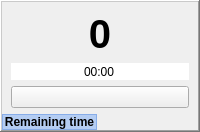
           <widget class="QFrame" name="timedExControlFrame">
            <property name="sizePolicy">
             <sizepolicy hsizetype="Preferred" vsizetype="Preferred">
              <horstretch>0</horstretch>
              <verstretch>0</verstretch>
             </sizepolicy>
            </property>
            <property name="frameShape">
             <enum>QFrame::NoFrame</enum>
            </property>
            <property name="frameShadow">
             <enum>QFrame::Plain</enum>
            </property>
            <layout class="QHBoxLayout" name="horizontalLayout_10">
             <property name="spacing">
              <number>0</number>
             </property>
             <property name="leftMargin">
              <number>0</number>
             </property>
             <property name="topMargin">
              <number>0</number>
             </property>
             <property name="rightMargin">
              <number>0</number>
             </property>
             <property name="bottomMargin">
              <number>0</number>
             </property>
             <item>
              <widget class="QFrame" name="timedExMainControlsFrame">
               <property name="sizePolicy">
                <sizepolicy hsizetype="Preferred" vsizetype="Preferred">
                 <horstretch>0</horstretch>
                 <verstretch>0</verstretch>
                </sizepolicy>
               </property>
               <property name="frameShape">
                <enum>QFrame::WinPanel</enum>
               </property>
               <property name="frameShadow">
                <enum>QFrame::Raised</enum>
               </property>
               <layout class="QGridLayout" name="gridLayout_6">
                <property name="leftMargin">
                 <number>0</number>
                </property>
                <property name="rightMargin">
                 <number>0</number>
                </property>
                <property name="bottomMargin">
                 <number>0</number>
                </property>
                <item row="2" column="0" colspan="2">
                 <widget class="QFrame" name="timedExControlFrameContents">
                  <property name="frameShape">
                   <enum>QFrame::NoFrame</enum>
                  </property>
                  <property name="frameShadow">
                   <enum>QFrame::Plain</enum>
                  </property>
                  <layout class="QGridLayout" name="gridLayout_7">
                   <property name="topMargin">
                    <number>0</number>
                   </property>
                   <property name="bottomMargin">
                    <number>0</number>
                   </property>
                   <item row="1" column="0" colspan="2">
                    <widget class="QTimeEdit" name="timedExTime">
                     <property name="sizePolicy">
                      <sizepolicy hsizetype="Preferred" vsizetype="Fixed">
                       <horstretch>0</horstretch>
                       <verstretch>0</verstretch>
                      </sizepolicy>
                     </property>
                     <property name="frame">
                      <bool>false</bool>
                     </property>
                     <property name="alignment">
                      <set>Qt::AlignCenter</set>
                     </property>
                     <property name="readOnly">
                      <bool>true</bool>
                     </property>
                     <property name="buttonSymbols">
                      <enum>QAbstractSpinBox::NoButtons</enum>
                     </property>
                     <property name="keyboardTracking">
                      <bool>false</bool>
                     </property>
                     <property name="displayFormat">
                      <string notr="true">mm:ss</string>
                     </property>
                    </widget>
                   </item>
                   <item row="0" column="0" colspan="2">
                    <widget class="QLabel" name="timedExCountdownLabel">
                     <property name="sizePolicy">
                      <sizepolicy hsizetype="Preferred" vsizetype="Fixed">
                       <horstretch>0</horstretch>
                       <verstretch>0</verstretch>
                      </sizepolicy>
                     </property>
                     <property name="font">
                      <font>
                       <pointsize>30</pointsize>
                       <italic>false</italic>
                       <bold>true</bold>
                       <underline>false</underline>
                      </font>
                     </property>
                     <property name="text">
                      <string notr="true">0</string>
                     </property>
                     <property name="alignment">
                      <set>Qt::AlignCenter</set>
                     </property>
                    </widget>
                   </item>
                   <item row="2" column="0" colspan="2" alignment="Qt::AlignBottom">
                    <widget class="QPushButton" name="stopTimedExButton">
                     <property name="sizePolicy">
                      <sizepolicy hsizetype="Preferred" vsizetype="Fixed">
                       <horstretch>0</horstretch>
                       <verstretch>0</verstretch>
                      </sizepolicy>
                     </property>
                     <property name="focusPolicy">
                      <enum>Qt::NoFocus</enum>
                     </property>
                     <property name="text">
                      <string notr="true"/>
                     </property>
                     <property name="icon">
                      <iconset resource="../res.qrc">
                       <normaloff>:/res/images/closeCustom.png</normaloff>:/res/images/closeCustom.png</iconset>
                     </property>
                     <property name="iconSize">
                      <size>
                       <width>30</width>
                       <height>30</height>
                      </size>
                     </property>
                    </widget>
                   </item>
                  </layout>
                 </widget>
                </item>
                <item row="3" column="0">
                 <widget class="QLabel" name="trainingPackNameLabel_5">
                  <property name="sizePolicy">
                   <sizepolicy hsizetype="Preferred" vsizetype="Fixed">
                    <horstretch>0</horstretch>
                    <verstretch>0</verstretch>
                   </sizepolicy>
                  </property>
                  <property name="font">
                   <font>
                    <bold>true</bold>
                   </font>
                  </property>
                  <property name="styleSheet">
                   <string notr="true">background-color: rgba(0, 100, 255, 0.25);</string>
                  </property>
                  <property name="frameShape">
                   <enum>QFrame::StyledPanel</enum>
                  </property>
                  <property name="frameShadow">
                   <enum>QFrame::Raised</enum>
                  </property>
                  <property name="text">
                   <string>Remaining time</string>
                  </property>
                  <property name="alignment">
                   <set>Qt::AlignCenter</set>
                  </property>
                 </widget>
                </item>
               </layout>
              </widget>
             </item>
            </layout>
           </widget>
